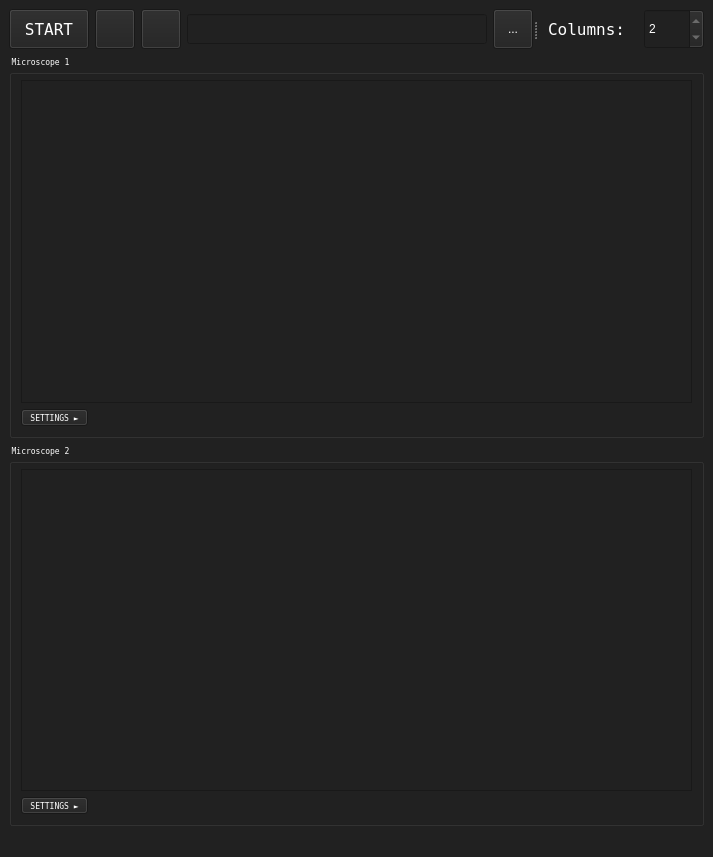
<?xml version="1.0" encoding="UTF-8"?>
<ui version="4.0">
 <class>MainWindow</class>
 <widget class="QMainWindow" name="MainWindow">
  <property name="geometry">
   <rect>
    <x>0</x>
    <y>0</y>
    <width>713</width>
    <height>857</height>
   </rect>
  </property>
  <property name="windowTitle">
   <string>Parallax</string>
  </property>
  <property name="windowIcon">
   <iconset>
    <normaloff>../img/sextant.png</normaloff>../img/sextant.png</iconset>
  </property>
  <property name="styleSheet">
   <string notr="true">QWidget{
background-color: rgb(33,33,33);
color: #FFFFFF;
}</string>
  </property>
  <widget class="QWidget" name="centralwidget">
   <layout class="QGridLayout" name="gridLayout">
    <item row="0" column="0">
     <widget class="QSplitter" name="splitter">
      <property name="orientation">
       <enum>Qt::Horizontal</enum>
      </property>
      <widget class="QWidget" name="layoutWidget">
       <layout class="QHBoxLayout" name="horizontalLayout_2">
        <item>
         <widget class="QPushButton" name="startButton">
          <property name="minimumSize">
           <size>
            <width>80</width>
            <height>40</height>
           </size>
          </property>
          <property name="maximumSize">
           <size>
            <width>80</width>
            <height>40</height>
           </size>
          </property>
          <property name="font">
           <font>
            <family>Terminal</family>
            <pointsize>12</pointsize>
           </font>
          </property>
          <property name="text">
           <string>START</string>
          </property>
         </widget>
        </item>
        <item>
         <widget class="QPushButton" name="recordButton">
          <property name="enabled">
           <bool>true</bool>
          </property>
          <property name="minimumSize">
           <size>
            <width>40</width>
            <height>40</height>
           </size>
          </property>
          <property name="maximumSize">
           <size>
            <width>40</width>
            <height>40</height>
           </size>
          </property>
          <property name="text">
           <string/>
          </property>
          <property name="icon">
           <iconset>
            <normaloff>../img/recordingButton.png</normaloff>../img/recordingButton.png</iconset>
          </property>
         </widget>
        </item>
        <item>
         <widget class="QPushButton" name="snapshotButton">
          <property name="minimumSize">
           <size>
            <width>40</width>
            <height>40</height>
           </size>
          </property>
          <property name="maximumSize">
           <size>
            <width>40</width>
            <height>40</height>
           </size>
          </property>
          <property name="text">
           <string/>
          </property>
          <property name="icon">
           <iconset>
            <normaloff>../img/snapshotButton_white.png</normaloff>../img/snapshotButton_white.png</iconset>
          </property>
          <property name="iconSize">
           <size>
            <width>18</width>
            <height>18</height>
           </size>
          </property>
         </widget>
        </item>
        <item>
         <widget class="QLineEdit" name="dirDisplayLineEdit">
          <property name="enabled">
           <bool>true</bool>
          </property>
          <property name="minimumSize">
           <size>
            <width>300</width>
            <height>30</height>
           </size>
          </property>
          <property name="maximumSize">
           <size>
            <width>16777215</width>
            <height>30</height>
           </size>
          </property>
         </widget>
        </item>
        <item>
         <widget class="QToolButton" name="browseDirButton">
          <property name="minimumSize">
           <size>
            <width>40</width>
            <height>40</height>
           </size>
          </property>
          <property name="maximumSize">
           <size>
            <width>40</width>
            <height>40</height>
           </size>
          </property>
          <property name="text">
           <string>...</string>
          </property>
         </widget>
        </item>
       </layout>
      </widget>
      <widget class="QWidget" name="layoutWidget_2">
       <layout class="QHBoxLayout" name="horizontalLayout">
        <item>
         <spacer name="horizontalSpacer">
          <property name="orientation">
           <enum>Qt::Horizontal</enum>
          </property>
          <property name="sizeHint" stdset="0">
           <size>
            <width>68</width>
            <height>22</height>
           </size>
          </property>
         </spacer>
        </item>
        <item>
         <widget class="QLabel" name="columnsLabel">
          <property name="minimumSize">
           <size>
            <width>90</width>
            <height>30</height>
           </size>
          </property>
          <property name="maximumSize">
           <size>
            <width>90</width>
            <height>30</height>
           </size>
          </property>
          <property name="font">
           <font>
            <family>Terminal</family>
            <pointsize>12</pointsize>
           </font>
          </property>
          <property name="text">
           <string>Columns:</string>
          </property>
         </widget>
        </item>
        <item>
         <widget class="QSpinBox" name="nColumnsSpinBox">
          <property name="minimumSize">
           <size>
            <width>60</width>
            <height>40</height>
           </size>
          </property>
          <property name="maximumSize">
           <size>
            <width>60</width>
            <height>40</height>
           </size>
          </property>
          <property name="minimum">
           <number>2</number>
          </property>
          <property name="maximum">
           <number>2</number>
          </property>
          <property name="value">
           <number>2</number>
          </property>
         </widget>
        </item>
       </layout>
      </widget>
     </widget>
    </item>
    <item row="1" column="0">
     <widget class="QGroupBox" name="microscopeGrp1">
      <property name="font">
       <font>
        <family>Terminal</family>
        <pointsize>6</pointsize>
       </font>
      </property>
      <property name="title">
       <string>Microscope 1</string>
      </property>
      <layout class="QVBoxLayout" name="verticalLayout">
       <item>
        <widget class="QGraphicsView" name="graphicsView"/>
       </item>
       <item>
        <widget class="QToolButton" name="settingButton">
         <property name="font">
          <font>
           <family>Terminal</family>
           <pointsize>6</pointsize>
          </font>
         </property>
         <property name="text">
          <string>SETTINGS ►</string>
         </property>
        </widget>
       </item>
      </layout>
     </widget>
    </item>
    <item row="2" column="0">
     <widget class="QGroupBox" name="microscopeGrp1_2">
      <property name="font">
       <font>
        <family>Terminal</family>
        <pointsize>6</pointsize>
       </font>
      </property>
      <property name="title">
       <string>Microscope 2</string>
      </property>
      <layout class="QVBoxLayout" name="verticalLayout_2">
       <item>
        <widget class="QGraphicsView" name="graphicsView_2"/>
       </item>
       <item>
        <widget class="QToolButton" name="settingButton_2">
         <property name="font">
          <font>
           <family>Terminal</family>
           <pointsize>6</pointsize>
          </font>
         </property>
         <property name="text">
          <string>SETTINGS ►</string>
         </property>
        </widget>
       </item>
      </layout>
     </widget>
    </item>
   </layout>
  </widget>
  <widget class="QMenuBar" name="menubar">
   <property name="geometry">
    <rect>
     <x>0</x>
     <y>0</y>
     <width>713</width>
     <height>21</height>
    </rect>
   </property>
  </widget>
  <widget class="QStatusBar" name="statusbar"/>
 </widget>
 <resources/>
 <connections/>
</ui>
